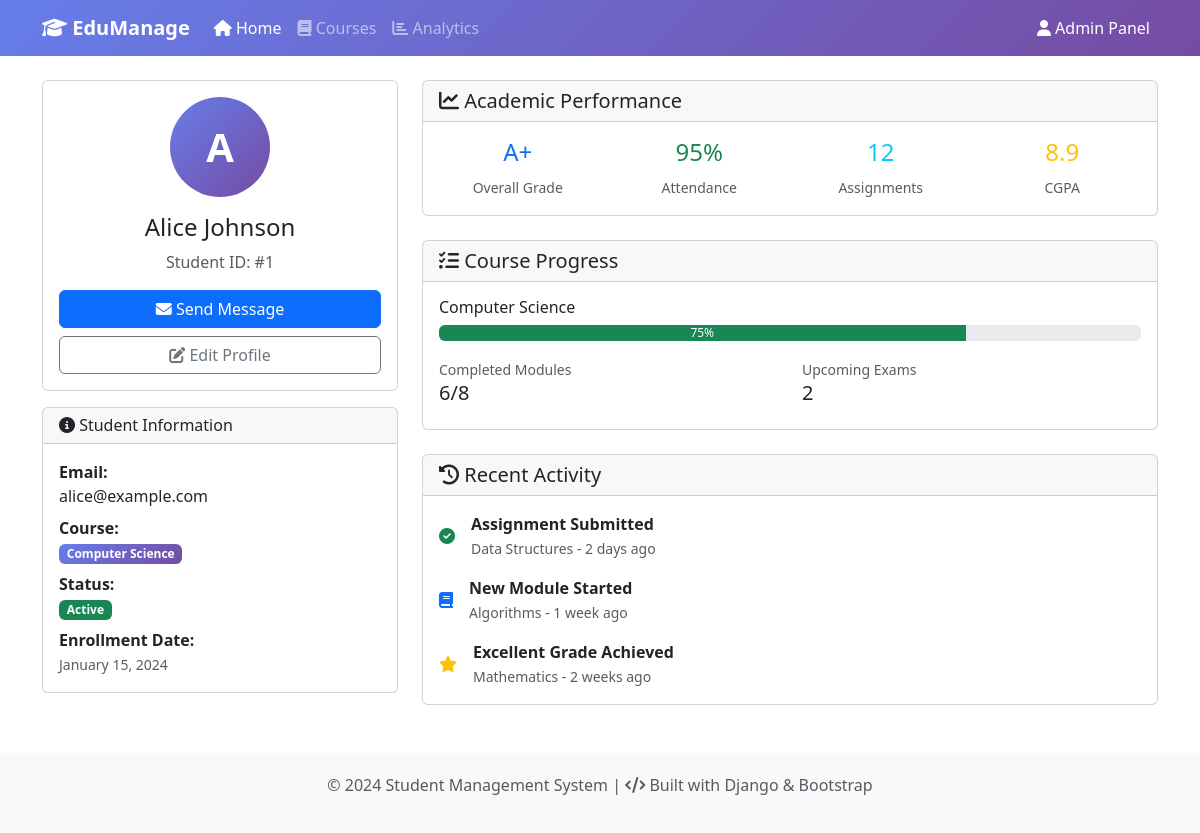
The app's page /api/students/page/1/, older data.
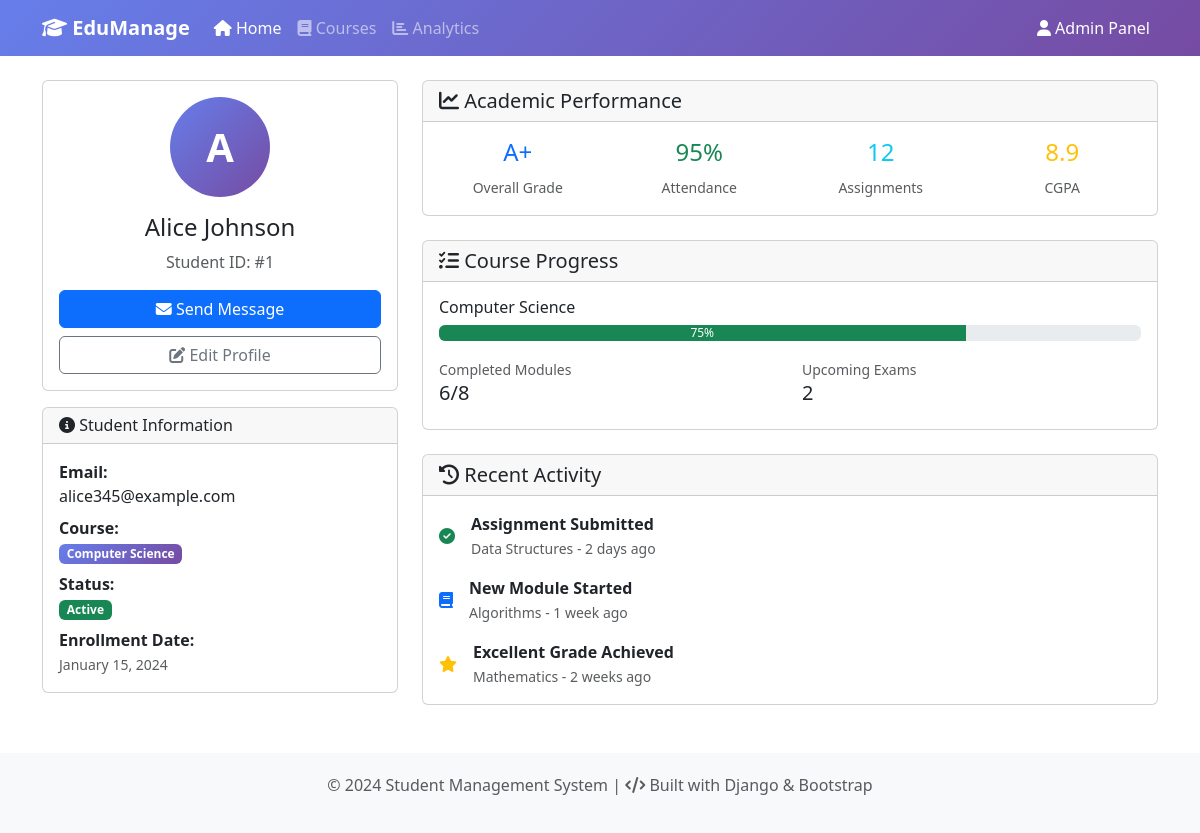
The same page, newer data.
### students/models.py (models this page shows, shortened)
class Student(models.Model):
    name = models.CharField(max_length=255)
    email = models.EmailField(unique=True)
    course = models.CharField(max_length=255)

### students/views.py (the view)
# urls.py: path('page/<int:pk>/', views.student_detail, name='student_detail'),
def student_detail(request, pk):
    student = get_object_or_404(Student, pk=pk)
    return render(request, "students/detail.html", {"student": student})

### students/templates/students/detail.html (shortened to what the changed rows need)
{% extends "students/base.html" %}
{% block content %}
<div class="row">
    <div class="col-md-4">
        <div class="card">
            <div class="card-body text-center">
                <div class="bg-primary rounded-circle d-flex align-items-center justify-content-center mx-auto"
                     style="width: 100px; height: 100px;">
                    <span class="text-white fw-bold display-6">
                        {{ student.name|slice:":1"|upper }}
                    </span>
                </div>
                <h4 class="mt-3">{{ student.name }}</h4>
                <p class="text-muted">Student ID: #{{ student.id }}</p>
                <div class="d-grid gap-2">
                    <button class="btn btn-primary">
                    </button>
                    <button class="btn btn-outline-secondary">
                    </button>
                </div>
            </div>
        </div>
        <div class="card mt-3">
            <div class="card-body">
                <div class="mb-2">
                    <strong>Email:</strong><br>
                    {{ student.email }}
                </div>
                <div class="mb-2">
                    <strong>Course:</strong><br>
                    <span class="badge bg-primary">{{ student.course }}</span>
                </div>
                <div class="mb-2">
                    <strong>Status:</strong><br>
                    <span class="badge bg-success">Active</span>
                </div>
                <div>
                    <strong>Enrollment Date:</strong><br>
                    <small class="text-muted">January 15, 2024</small>
                </div>
            </div>
        </div>
    </div>
    <div class="col-md-8">
        <div class="card mt-4">
            <div class="card-body">
                <h6>{{ student.course }}</h6>
                <div class="progress mb-3">
                    <div class="progress-bar bg-success" style="width: 75%">75%</div>
                </div>
                <div class="row">
                    <div class="col-6">
                    </div>
                    <div class="col-6">
                    </div>
                </div>
            </div>
        </div>
    </div>
</div>
{% endblock %}

Row changes from the older to the newer data that the page shows:
changed Student "Alice Johnson": email "alice@example.com" → "alice345@example.com"
